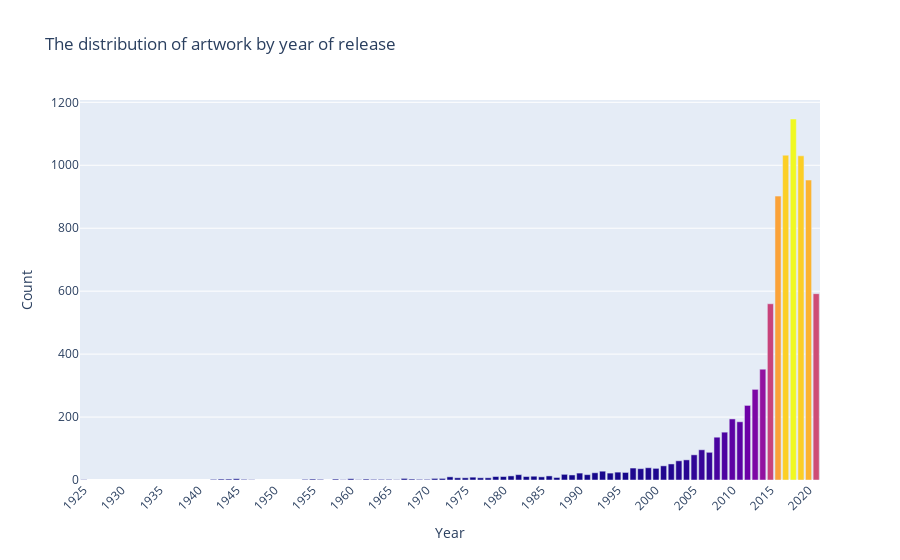

The notebook cell saved with this chart:
### Code cell
#plotly
cmap = 'plasma'

fig = go.Figure(data=[go.Bar(
    x=years_counts.index,
    y=years_counts.values,
    marker=dict(color=years_counts.values, colorscale=cmap),
)])

fig.update_layout(
    title='The distribution of artwork by year of release',
    xaxis=dict(title='Year'),
    yaxis=dict(title='Count'),
    xaxis_tickangle=-45,
    xaxis_dtick=5
)

fig.show()

### Figure 1 — Plotly figure (JSON) as saved in the notebook; plotly's stock layout.template omitted (floating-point values rounded to 4 significant figures)
{"data": [{"marker": {"color": [1147, 1032, 1030, 953, 902, 592, 560, 352, 288, 237, 194, 185, 152, 136, 96, 88, 80, 64, 61, 51, 45, 39, 38, 37, 36, 28, 25, 24, 23, 22, 22, 18, 17, 17, 16, 13, 13, 12, 11, 11, 11, 10, 10, 9, 8, 7, 7, 7, 7, 5, 5, 5, 4, 4, 3, 3, 3, 3, 3, 3, 2, 2, 2, 2, 2, 2, 2, 2, 2, 1, 1, 1, 1, 1], "colorscale": [[0, "#0d0887"], [0.1111, "#46039f"], [0.2222, "#7201a8"], [0.3333, "#9c179e"], [0.4444, "#bd3786"], [0.5556, "#d8576b"], [0.6667, "#ed7953"], [0.7778, "#fb9f3a"], [0.8889, "#fdca26"], [1, "#f0f921"]]}, "type": "bar", "x": [2018, 2017, 2019, 2020, 2016, 2021, 2015, 2014, 2013, 2012, 2010, 2011, 2009, 2008, 2006, 2007, 2005, 2004, 2003, 2002, 2001, 1999, 1997, 2000, 1998, 1993, 1995, 1996, 1992, 1994, 1990, 1988, 1982, 1991, 1989, 1981, 1986, 1984, 1980, 1979, 1983, 1985, 1973, 1976, 1987, 1977, 1974, 1975, 1978, 1972, 1967, 1971, 1960, 1945, 1944, 1955, 1968, 1962, 1943, 1958, 1964, 1969, 1970, 1963, 1956, 1965, 1946, 1942, 1954, 1959, 1925, 1961, 1947, 1966], "y": [1147, 1032, 1030, 953, 902, 592, 560, 352, 288, 237, 194, 185, 152, 136, 96, 88, 80, 64, 61, 51, 45, 39, 38, 37, 36, 28, 25, 24, 23, 22, 22, 18, 17, 17, 16, 13, 13, 12, 11, 11, 11, 10, 10, 9, 8, 7, 7, 7, 7, 5, 5, 5, 4, 4, 3, 3, 3, 3, 3, 3, 2, 2, 2, 2, 2, 2, 2, 2, 2, 1, 1, 1, 1, 1]}], "layout": {"title": {"text": "The distribution of artwork by year of release"}, "xaxis": {"dtick": 5, "tickangle": -45, "title": {"text": "Year"}}, "yaxis": {"title": {"text": "Count"}}}}
